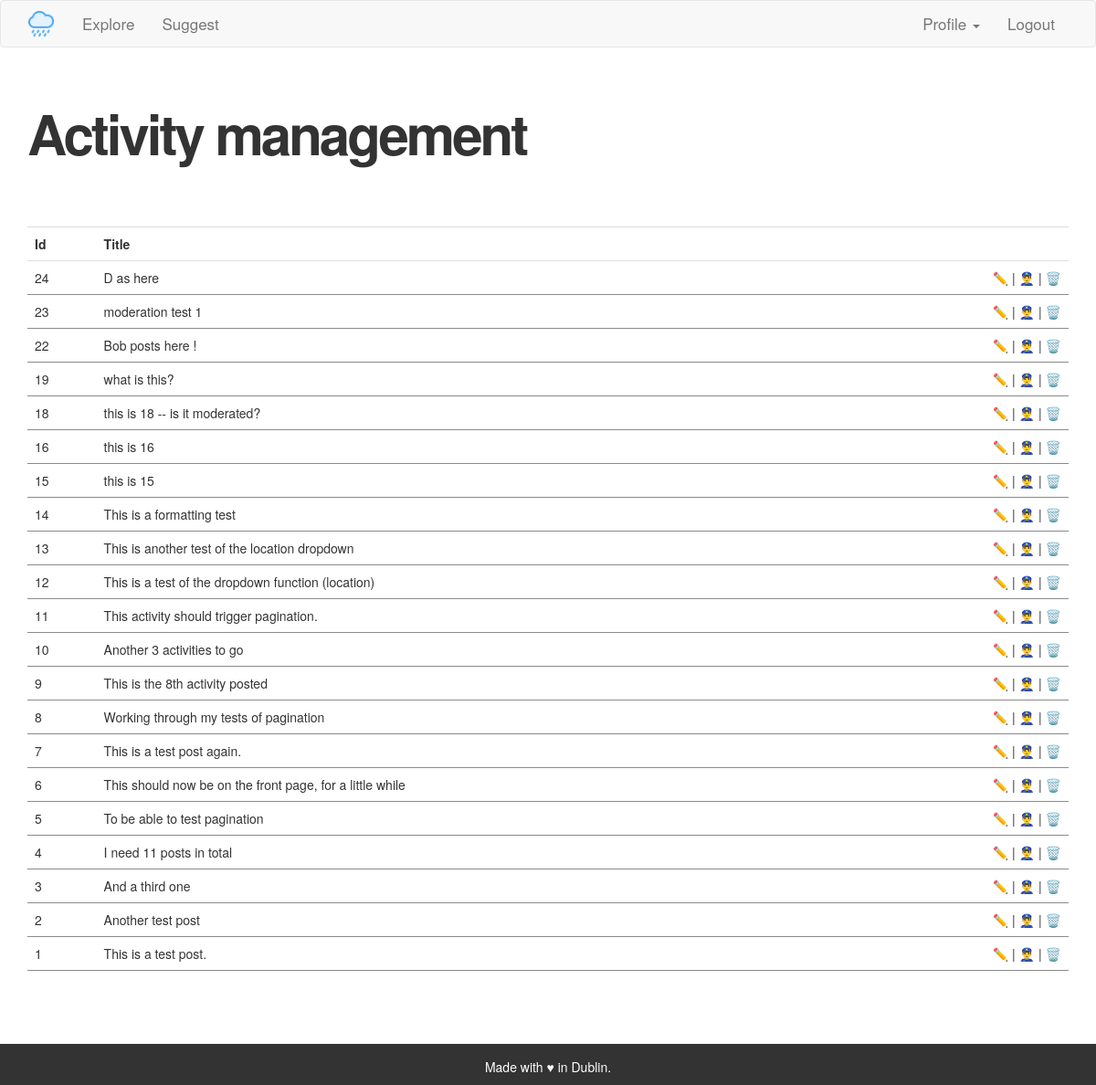
Screenshot of /admin/moderation (signed in) with the database file from the repository.
### app/models.py (models this page shows, shortened)
class Activity(db.Model):
    id = db.Column(db.Integer, primary_key=True)
    title = db.Column(db.String(140))
    body = db.Column(db.String(1400))
    location = db.Column(db.String(140))
    timestamp = db.Column(db.DateTime, index=True, default=datetime.utcnow)
    user_id = db.Column(db.Integer, db.ForeignKey('user.id'))
    moderation = db.Column(db.Integer, default=1)

### app/routes.py (the view)
@app.route('/admin/moderation', methods=['GET', 'POST'])
@login_required
def adminmorderation():
    if current_user.admin == 1:
        activities = Activity.query.order_by(
            Activity.moderation.desc()).order_by(Activity.timestamp.desc())
    else:
        flash('This is a restricted area.')
        return redirect(url_for('index'))
    return render_template("moderation.html", title='Activity moderation',
        activities=activities)

### app/models.py (called while the page is built)
@login.user_loader
def load_user(id):
    return User.query.get(int(id))

### app/routes.py (called while the page is built)
@app.before_request
def before_request():
    if current_user.is_authenticated:
        current_user.last_seen = datetime.utcnow()
        db.session.commit()

### app/templates/moderation.html (shortened to what this page needs)
{% extends "base.html" %}
{% block app_content %}
    <h1>Activity management</h1>
    <table class="table">
        <tr>
            <th>Id</th>
            <th>Title</th>
            <th></th>
        </tr>
            {% for activity in activities %}
                    {% include '_moderation.html' %}
            {% endfor %}
    </table>
{% endblock %}

### app/templates/_moderation.html (shortened to what this page needs)
    <tr>
        <td>{{ activity.id }}</td>
        <td><a class="nolinkdecoration" href="{{ url_for('activitypage',
            activityid=activity.id) }}">{{ activity.title }}</a>&ensp;
                </td>
        <td class="align-right"><a class="nolinkdecorationimage" href="
            {{ url_for('edit_activity', activityid=activity.id) }}">✏️ </a> |
            <a class="nolinkdecorationimage" href="{{ url_for('moderateactivity', activityid=activity.id) }}">👮‍♂️ </a> |
            <a class="nolinkdecorationimage" href="{{ url_for('delete_activity', activityid=activity.id) }}">🗑️</td>
    </tr>

### app/static/custom.css (style rules this page uses)
h1 { font-size: 60px; font-weight: 600 !important; letter-spacing: -3px; margin-top: 40px !important; }
.nolinkdecoration { color:#333 !important; }
.nolinkdecorationimage { text-decoration: none !important; }
.align-right { text-align: right !important; }
.activitytable th, td { padding: 15px; border-width: 1px 0 1px 0; border-style: solid; border-color: #00000075; border-collapse: collapse; }

### rows the page displays
Activity: id "24", title "D as here"
Activity: id "23", title "moderation test 1"
Activity: id "22", title "Bob posts here !"
Activity: id "19", title "what is this?"
Activity: id "18", title "this is 18 -- is it moderated?"
Activity: id "16", title "this is 16"
Activity: id "15", title "this is 15"
Activity: id "14", title "This is a formatting test"
Activity: id "13", title "This is another test of the location dropdown"
Activity: id "12", title "This is a test of the dropdown function (location)"
Activity: id "11", title "This activity should trigger pagination."
Activity: id "10", title "Another 3 activities to go"
Activity: id "9", title "This is the 8th activity posted"
Activity: id "8", title "Working through my tests of pagination"
Activity: id "7", title "This is a test post again."
Activity: id "6", title "This should now be on the front page, for a little while"
Activity: id "5", title "To be able to test pagination"
Activity: id "4", title "I need 11 posts in total"
Activity: id "3", title "And a third one"
Activity: id "2", title "Another test post"
Activity: id "1", title "This is a test post."
